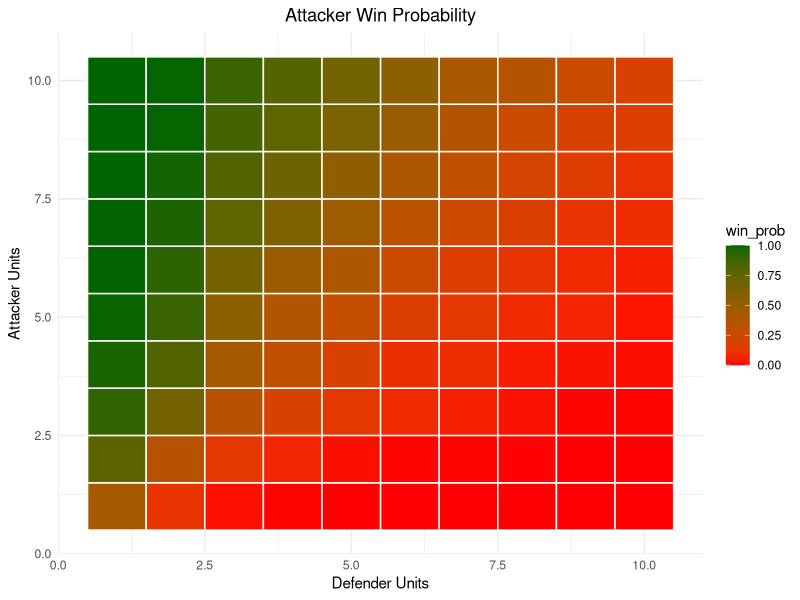

Here is the R script that generated this plot:
library(ggplot2)

set.seed(123)
combat_round <- function(att_units,def_units,sim=10000) {
  Results = rep(NA,sim)
  AS<-att_units
  DS<-def_units
  for(i in 1:sim){
    while(def_units>0 & att_units>0){
      Dnum <- sort(sample(1:6, min(def_units,3),replace = TRUE),decreasing = T)
      Anum <- sort(sample(1:6, min(att_units,3),replace = TRUE),decreasing = T)
      for (j in 1:min(length(Dnum),length(Anum))){
        if(Anum[j]>Dnum[j]){
          def_units<-def_units-1
        }
        else{
          att_units<-att_units-1
        }
      }
    }
    Results[i]<- ifelse(att_units>0,1,0)
    att_units<-AS
    def_units<-DS
  }
  return(mean(Results))
}

prob_att_win <- function(){
  res<-sapply(1:10, function(x) {
  sapply(1:10, function(y) {
    combat_round(y,x,1000)
    })
  })
  return(res)
}
# Print the result
#print(result)


att_prob<- data.frame(
  attacker_unit<- rep(1:10,10),
  defender_unit<- rep(1:10,each= 10),
  win_prob<- as.vector(prob_att_win())
)
length(win_prob)

#go through outer 
ggplot(att_prob,aes(x=defender_unit,y=attacker_unit,fill=win_prob))+
  geom_tile()+
  scale_fill_gradient(low="red",high="darkgreen")+
  labs(title = "Attacker Win Probability",x="Defender Units",y="Attacker Units")+
  geom_tile(color = "white",lwd = 0.5,linetype = 1)+
  theme_minimal()+
  theme(plot.title = element_text(hjust = 0.5))



print(combat_round(def_units=1,att_units=2,sim=10000))


